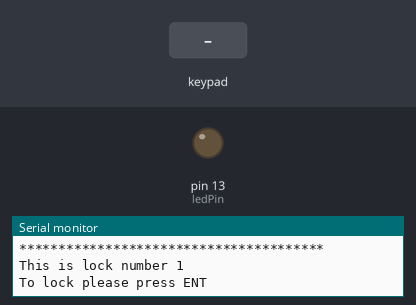
This sketch was run on a simulated Arduino Uno, built with avr-gcc and run on an emulated ATmega328P. Shown: output pins drawn as LEDs (lit = HIGH), the last lines printed to the serial monitor. Wiring (inferred from the names in the program): 5×4 keypad (labels assumed): rows pin 2, pin 3, pin 4, pin 5, pin 6; columns pin 8, pin 9, pin 10, pin 11. Inputs (shaded band) come from the test bench. Pins used as bus, display or sensor lines are not drawn.

Above: at 1.5 s.
1.6 s: key '4' pressed
At 2.8 s:
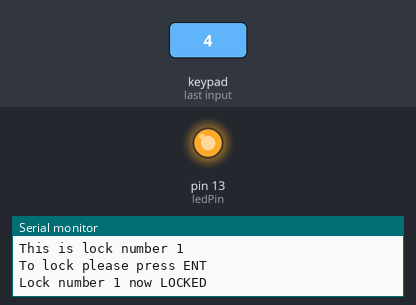
3.1 s: keypad keys 1 2 3 4 pressed 0.4 s apart
6.2 s: key '8' pressed
7.7 s: key 'H' pressed
Timing chart, 0 to 10.2 s (numbered marks = the images above; inputs shaded):
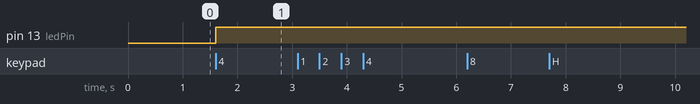

The sketch:

4x5_keyboard_electronic_lock.ino
```cpp
/******************************************************
4x5 keyboard matrix electronic lock

By Chris Rouse April. 2016

Connect:
Row 1 to Arduino pin 2
Row 2 to Arduino pin 3
Row 3 to Arduino pin 4
Row 4 to Arduino pin 5
Row 5 to Arduino pin 6

Column A to Arduino pin 8
Column B to Arduino pin 9
Column C to Arduino pin 10
Column D to Arduino pin 11

Key values with connector at top

4  9  14  19
3  8  13  18
2  7  12  17
1  6  11  16
0  5  10  15

Connector (from left to right with keys facing up, connector at top):

  Columns      Rows
  X  X  X  X   X  X  X  X  X
  A  B  C  D   1  2  3  4  5

  (Rows link keys from left to right,
  columns link keys from top to bottom)

****************************************************/

int rowCounter =0; // row counter
int columnCounter =0; // column counter
int foundColumn = 0;
boolean foundCol = false;
int keyValue = 0;
int noKey = 0;
boolean readKey = false;
int debounce = 300; // set this to the lowest value that gives the best result
String keyString;
int keyNum; // used for numeric keys
boolean numericValue = false; // flag to show if number selected
boolean newAttempt = false;
int counter = 0;
String lockCode = ""; // entered code
boolean unlock = true; // used to show the state of the lock 1
boolean unlock2 = true; // used to show the state of the lock 2
boolean locationLock = false; // lock number 1 if true then lock number 2
//********************************************
int maxChars = 3; // maximum number of numbers in the unlock code -1
// this is the code for the lock 1
String key = "1,9,4,7"; // the unlock code
// this is the code for the lock 2
String key2 = "1,5,2,0"; // the unlock code
//
//********************************************

const int row1 = 2;
const int row2 = 3;
const int row3 = 4;
const int row4 = 5;
const int row5 = 6;
const int colA = 8;
const int colB = 9;
const int colC = 10;
const int colD = 11;

const int ledPin = 13; // onboard LED
/****************************************************/
void setup(){
  Serial.begin(9600);
  pinMode(row1, OUTPUT);
  pinMode(row2, OUTPUT);
  pinMode(row3, OUTPUT);
  pinMode(row4, OUTPUT);
  pinMode(row5, OUTPUT);
  pinMode(colA, INPUT_PULLUP);
  pinMode(colB, INPUT_PULLUP);
  pinMode(colC, INPUT_PULLUP);
  pinMode(colD, INPUT_PULLUP);
  //
  pinMode(ledPin, OUTPUT);
  digitalWrite(ledPin, LOW); // turn LED off
  //
  Serial.println("Electronic Lock Demonstration");
  Serial.println("***************************************");
  Serial.println("F1 selects Lock 1 - F2 selects Lock 2");
  Serial.println("# shows the state of both locks");
  Serial.println("* locks both locks");
  Serial.println("Esc aborts key entry");
  Serial.println("Ent locks current active lock");
  Serial.println("The Arrow keys have no action but could operate relays etc:");
  Serial.println("***************************************");
  Serial.println();
  Serial.println("This is lock number 1");
  Serial.println("To lock please press ENT");
  Serial.println();
}
/***********************************************************/
void loop(){
  if(noKey == 20){ // no keys were pressed
    readKey = true;  // keyboard is ready to accept a new keypress
  }
  noKey = 0;
  for(rowCounter=row1; rowCounter<(row5 +1); rowCounter++){
    scanRow(); // switch on one row at a time
    for(columnCounter = colA; columnCounter <colD +1; columnCounter++){
      readColumn(); // read the switch pressed
      if (foundCol== true){
        keyValue =(rowCounter-row1) +5*(columnCounter - colA);
      }
    }
  }
  if(readKey==true && noKey == 19){  // a key has been pressed
    convertKey(); //convert key number to keypad value
    //
    /* used for debug
    Serial.print(keyValue);
    Serial.print("  -  ");
    Serial.println(keyString);
    */

    //-------------------------------------------------------
    // Lock routine
    // use ENT to lock the lock
    if(keyValue == 15){
      Serial.print("Lock number ");
      if(locationLock){
        Serial.print("2");
        unlock2 = false;
      }
      else{
        Serial.print("1");
        unlock = false;
      }
      Serial.println(" now LOCKED");
      Serial.println();
      digitalWrite(ledPin, HIGH);
    }
    if(unlock == false && counter == maxChars){
      Serial.println("*");
      Serial.println();
      lockCode += String(keyNum);
      //Serial.println(lockCode); // show entered number
      // is the code correct?
      if((lockCode == key && locationLock == false) || (lockCode == key2 && locationLock)){
        Serial.print("Lock number ");
        if(locationLock) Serial.print("2");
        else Serial.print("1");
        Serial.println(" now OPEN");
        Serial.println("To lock please press ENT");
        Serial.println();
        digitalWrite(ledPin, LOW);
        unlock = true; // show lock is open
        //
        // put code in here to unlock
        //
      }
      else Serial.println("Lock not released");
      newAttempt = true;
      counter = 0;
      lockCode = ""; // reset
    }
    else if(keyNum <20 && unlock == false){ // a numeric key pressed
      lockCode += String(keyNum) + ",";
      Serial.print("*");
      counter += 1;
    }
    else if(unlock && keyNum < 20 && counter == 0) Serial.println("keypress ignored, lock already open");
    //
    // now deal with non numeric keys
    //
    if(keyString == "F1"){
      locationLock = false;
      Serial.println("now switched to Lock Number 1");
      Serial.println();
      if (unlock){
        digitalWrite(ledPin, LOW);
      }
      else digitalWrite(ledPin, HIGH);
    }
    if(keyString == "F2"){
      locationLock = true;
      Serial.println("now switched to Lock Number 2");
      Serial.println();
      if (unlock2){
        digitalWrite(ledPin, LOW);
      }
      else digitalWrite(ledPin, HIGH);
    }
    // show status of both locks
    if(keyString == "#"){
      Serial.println();
      if(unlock == false){
      Serial.print("Lock Number 1 is LOCKED");
      }
      if(unlock == true){
      Serial.print("Lock Number 1 is UNLOCKED");
      }
      Serial.println();
      if(unlock2 == false){
      Serial.print("Lock Number 2 is LOCKED");
      }
      if(unlock2 == true){
      Serial.print("Lock Number 2 is UNLOCKED");
      }
      Serial.println();
      Serial.println();
    }
    // lock both locks at once
    if(keyString == "*"){
      Serial.println();
      Serial.println("Both locks now LOCKED");
      Serial.println();
      if(locationLock){
        Serial.println("lock number 2 is selected");
        Serial.println();
      }
      else{
        Serial.println("lock number 1 is selected");
        Serial.println();
      }
      unlock = false;
      unlock2 = false;
      digitalWrite(ledPin, HIGH);
    }
    // abort code entry
    if(keyString == "Esc"){
      Serial.println();
      Serial.println();
      Serial.println("Code entry aborted");
      Serial.println();
      newAttempt = true;
      counter = 0;
      lockCode = ""; // reset
    }
    //-------------------------------------------------------

    readKey = false; // reset the flag
    delay(debounce); // debounce
  }
}
/************************************************************/
void scanRow(){
  for(int j =row1; j < (row5 +1); j++){
    digitalWrite(j, HIGH);
  }
  digitalWrite(rowCounter , LOW); // switch on one row
}
/************************************************************/
void readColumn(){
  foundColumn = digitalRead(columnCounter);
  if(foundColumn == 0){
     foundCol = true;
  }
  else{
  foundCol=false;
  noKey=noKey +1; // counter for number of empty columns
  }
}
/************************************************************/
void convertKey(){
  // converts the key number to the corresponding key
  keyString ="";
  keyNum = 99;
  numericValue = false;
  //
  switch (keyValue) {
    // column A
    case 0:
    keyString = "Left Arrow";
    break;
    case 1:
    keyString = "7";
    keyNum = 7;
    break;
    case 2:
    keyString = "4";
    keyNum = 4;
    break;
    case 3:
    keyString = "1";
    keyNum = 1;
    break;
    case 4:
    keyString = "F1";
    break;
    // column B
    case 5:
    keyString = "0";
    keyNum = 0;
    break;
    case 6:
    keyString = "8";
    keyNum = 8;
    break;
    case 7:
    keyString = "5";
    keyNum = 5;
    break;
    case 8:
    keyString = "2";
    keyNum = 2;
    break;
    case 9:
    keyString = "F2";
    break;
    // column C
    case 10:
    keyString = "Right Arrow";
    break;
    case 11:
    keyString = "9";
    keyNum = 9;
    break;
    case 12:
    keyString = "6";
    keyNum = 6;
    break;
    case 13:
    keyString = "3";
    keyNum = 3;
    break;
    case 14:
    keyString = "#";
    break;
    // column D
    case 15:
    keyString = "Ent";
    break;
    case 16:
    keyString = "Esc";
    break;
    case 17:
    keyString = "Down Arrow";
    break;
    case 18:
    keyString = "Up Arrow";
    break;
    case 19:
    keyString = "*";
    break;
  }
  if (keyNum == 99){
      numericValue = false; // show a non numeric key pressed
  }
  else{
      numericValue = true;  // show a number key pressed
  }
}
/************************************************************/
```

Measured:
- after the input at 1.6 s, pin 13 (ledPin): LOW → HIGH at once
